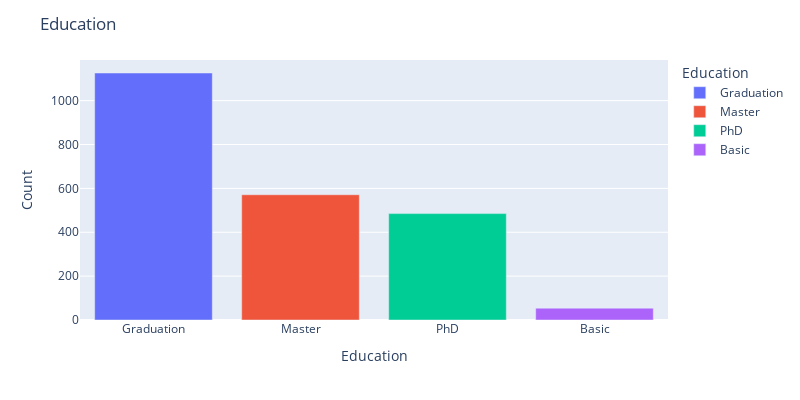

Here is the notebook cell this chart was saved with:
### Code cell
df_Edu = pd.DataFrame(df['Education'].value_counts()).reset_index()
df_Edu.columns = ['Education', 'Count']

fig = px.bar(df_Edu,
            x='Education',
            y='Count',
            color='Education')
fig.update_layout(width=800, height=400, title='Education ')
fig.show()

### Figure 1 — Plotly figure (JSON) as saved in the notebook; plotly's stock layout.template omitted (floating-point values rounded to 4 significant figures)
{"data": [{"alignmentgroup": "True", "hovertemplate": "Education=%{x}<br>Count=%{y}<extra></extra>", "legendgroup": "Graduation", "marker": {"color": "#636efa", "pattern": {"shape": ""}}, "name": "Graduation", "offsetgroup": "Graduation", "orientation": "v", "showlegend": true, "textposition": "auto", "type": "bar", "x": ["Graduation"], "xaxis": "x", "y": [1126], "yaxis": "y"}, {"alignmentgroup": "True", "hovertemplate": "Education=%{x}<br>Count=%{y}<extra></extra>", "legendgroup": "Master", "marker": {"color": "#EF553B", "pattern": {"shape": ""}}, "name": "Master", "offsetgroup": "Master", "orientation": "v", "showlegend": true, "textposition": "auto", "type": "bar", "x": ["Master"], "xaxis": "x", "y": [571], "yaxis": "y"}, {"alignmentgroup": "True", "hovertemplate": "Education=%{x}<br>Count=%{y}<extra></extra>", "legendgroup": "PhD", "marker": {"color": "#00cc96", "pattern": {"shape": ""}}, "name": "PhD", "offsetgroup": "PhD", "orientation": "v", "showlegend": true, "textposition": "auto", "type": "bar", "x": ["PhD"], "xaxis": "x", "y": [485], "yaxis": "y"}, {"alignmentgroup": "True", "hovertemplate": "Education=%{x}<br>Count=%{y}<extra></extra>", "legendgroup": "Basic", "marker": {"color": "#ab63fa", "pattern": {"shape": ""}}, "name": "Basic", "offsetgroup": "Basic", "orientation": "v", "showlegend": true, "textposition": "auto", "type": "bar", "x": ["Basic"], "xaxis": "x", "y": [54], "yaxis": "y"}], "layout": {"barmode": "relative", "height": 400, "legend": {"title": {"text": "Education"}, "tracegroupgap": 0}, "margin": {"t": 60}, "title": {"text": "Education "}, "width": 800, "xaxis": {"anchor": "y", "categoryarray": ["Graduation", "Master", "PhD", "Basic"], "categoryorder": "array", "domain": [0, 1], "title": {"text": "Education"}}, "yaxis": {"anchor": "x", "domain": [0, 1], "title": {"text": "Count"}}}}
